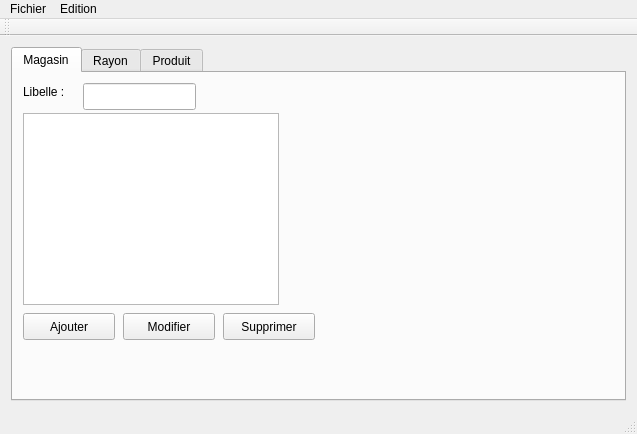
<?xml version="1.0" encoding="UTF-8"?>
<ui version="4.0">
 <class>MainWindow</class>
 <widget class="QMainWindow" name="MainWindow">
  <property name="geometry">
   <rect>
    <x>0</x>
    <y>0</y>
    <width>637</width>
    <height>434</height>
   </rect>
  </property>
  <property name="windowTitle">
   <string>MainWindow</string>
  </property>
  <widget class="QWidget" name="centralWidget">
   <layout class="QGridLayout" name="gridLayout">
    <item row="0" column="0">
     <widget class="QTabWidget" name="tabWidgetAction">
      <property name="currentIndex">
       <number>0</number>
      </property>
      <widget class="QWidget" name="tab">
       <attribute name="title">
        <string>Magasin</string>
       </attribute>
       <widget class="QLabel" name="label">
        <property name="geometry">
         <rect>
          <x>10</x>
          <y>10</y>
          <width>59</width>
          <height>17</height>
         </rect>
        </property>
        <property name="text">
         <string>Libelle :</string>
        </property>
       </widget>
       <widget class="QLineEdit" name="lineEditSearchMagasinLibelle">
        <property name="geometry">
         <rect>
          <x>70</x>
          <y>10</y>
          <width>113</width>
          <height>27</height>
         </rect>
        </property>
       </widget>
       <widget class="QTableView" name="tableViewMagasin">
        <property name="geometry">
         <rect>
          <x>10</x>
          <y>40</y>
          <width>256</width>
          <height>192</height>
         </rect>
        </property>
        <property name="alternatingRowColors">
         <bool>true</bool>
        </property>
        <property name="selectionBehavior">
         <enum>QAbstractItemView::SelectRows</enum>
        </property>
       </widget>
       <widget class="QPushButton" name="pushButtonMagasinAjouter">
        <property name="geometry">
         <rect>
          <x>10</x>
          <y>240</y>
          <width>92</width>
          <height>27</height>
         </rect>
        </property>
        <property name="text">
         <string>Ajouter</string>
        </property>
       </widget>
       <widget class="QPushButton" name="pushButtonMagasinModifier">
        <property name="enabled">
         <bool>true</bool>
        </property>
        <property name="geometry">
         <rect>
          <x>110</x>
          <y>240</y>
          <width>92</width>
          <height>27</height>
         </rect>
        </property>
        <property name="text">
         <string>Modifier</string>
        </property>
       </widget>
       <widget class="QPushButton" name="pushButtonMagasinSupprimer">
        <property name="enabled">
         <bool>true</bool>
        </property>
        <property name="geometry">
         <rect>
          <x>210</x>
          <y>240</y>
          <width>92</width>
          <height>27</height>
         </rect>
        </property>
        <property name="text">
         <string>Supprimer</string>
        </property>
       </widget>
      </widget>
      <widget class="QWidget" name="tab_2">
       <attribute name="title">
        <string>Rayon</string>
       </attribute>
       <widget class="QLineEdit" name="lineEditSearchRayonLibelle">
        <property name="geometry">
         <rect>
          <x>110</x>
          <y>10</y>
          <width>113</width>
          <height>27</height>
         </rect>
        </property>
       </widget>
       <widget class="QLabel" name="label_2">
        <property name="geometry">
         <rect>
          <x>20</x>
          <y>20</y>
          <width>59</width>
          <height>17</height>
         </rect>
        </property>
        <property name="text">
         <string>Libelle :</string>
        </property>
       </widget>
       <widget class="QTableView" name="tableViewRayon">
        <property name="geometry">
         <rect>
          <x>20</x>
          <y>50</y>
          <width>256</width>
          <height>192</height>
         </rect>
        </property>
        <property name="alternatingRowColors">
         <bool>true</bool>
        </property>
        <property name="selectionBehavior">
         <enum>QAbstractItemView::SelectRows</enum>
        </property>
       </widget>
       <widget class="QPushButton" name="pushButtonRayonAjouter">
        <property name="geometry">
         <rect>
          <x>10</x>
          <y>250</y>
          <width>92</width>
          <height>27</height>
         </rect>
        </property>
        <property name="text">
         <string>Ajouter</string>
        </property>
       </widget>
       <widget class="QPushButton" name="pushButtonRayonModifier">
        <property name="geometry">
         <rect>
          <x>110</x>
          <y>250</y>
          <width>92</width>
          <height>27</height>
         </rect>
        </property>
        <property name="text">
         <string>Modifier</string>
        </property>
       </widget>
       <widget class="QPushButton" name="pushButtonRayonSupprimer">
        <property name="geometry">
         <rect>
          <x>210</x>
          <y>250</y>
          <width>92</width>
          <height>27</height>
         </rect>
        </property>
        <property name="text">
         <string>Supprimer</string>
        </property>
       </widget>
      </widget>
      <widget class="QWidget" name="tab_3">
       <attribute name="title">
        <string>Produit</string>
       </attribute>
       <widget class="QLabel" name="label_3">
        <property name="geometry">
         <rect>
          <x>10</x>
          <y>20</y>
          <width>59</width>
          <height>17</height>
         </rect>
        </property>
        <property name="text">
         <string>Libelle :</string>
        </property>
       </widget>
       <widget class="QLabel" name="label_4">
        <property name="geometry">
         <rect>
          <x>250</x>
          <y>20</y>
          <width>59</width>
          <height>17</height>
         </rect>
        </property>
        <property name="text">
         <string>Rayon :</string>
        </property>
       </widget>
       <widget class="QLineEdit" name="lineEditSearchProduitLibelle">
        <property name="geometry">
         <rect>
          <x>100</x>
          <y>10</y>
          <width>113</width>
          <height>27</height>
         </rect>
        </property>
       </widget>
       <widget class="QPushButton" name="pushButtonProduitAjouter">
        <property name="geometry">
         <rect>
          <x>10</x>
          <y>260</y>
          <width>92</width>
          <height>27</height>
         </rect>
        </property>
        <property name="text">
         <string>Ajouter</string>
        </property>
       </widget>
       <widget class="QPushButton" name="pushButtonProduitModifier">
        <property name="geometry">
         <rect>
          <x>110</x>
          <y>260</y>
          <width>92</width>
          <height>27</height>
         </rect>
        </property>
        <property name="text">
         <string>Modifier</string>
        </property>
       </widget>
       <widget class="QPushButton" name="pushButtonProduitSupprimer">
        <property name="geometry">
         <rect>
          <x>210</x>
          <y>260</y>
          <width>92</width>
          <height>27</height>
         </rect>
        </property>
        <property name="text">
         <string>Supprimer</string>
        </property>
       </widget>
       <widget class="QTableView" name="tableViewProduit">
        <property name="geometry">
         <rect>
          <x>20</x>
          <y>50</y>
          <width>256</width>
          <height>192</height>
         </rect>
        </property>
        <property name="alternatingRowColors">
         <bool>true</bool>
        </property>
        <property name="selectionBehavior">
         <enum>QAbstractItemView::SelectRows</enum>
        </property>
       </widget>
       <widget class="ComboBoxRayon" name="comboBoxSearchProduitRayon">
        <property name="geometry">
         <rect>
          <x>310</x>
          <y>20</y>
          <width>181</width>
          <height>27</height>
         </rect>
        </property>
       </widget>
      </widget>
     </widget>
    </item>
   </layout>
  </widget>
  <widget class="QMenuBar" name="menuBar">
   <property name="geometry">
    <rect>
     <x>0</x>
     <y>0</y>
     <width>637</width>
     <height>25</height>
    </rect>
   </property>
   <widget class="QMenu" name="menuFichier">
    <property name="title">
     <string>Fichier</string>
    </property>
    <addaction name="actionQuitter"/>
   </widget>
   <widget class="QMenu" name="menuEdition">
    <property name="title">
     <string>Edition</string>
    </property>
    <addaction name="actionMagasin"/>
    <addaction name="actionRayon"/>
    <addaction name="actionProduit"/>
   </widget>
   <addaction name="menuFichier"/>
   <addaction name="menuEdition"/>
  </widget>
  <widget class="QToolBar" name="mainToolBar">
   <attribute name="toolBarArea">
    <enum>TopToolBarArea</enum>
   </attribute>
   <attribute name="toolBarBreak">
    <bool>false</bool>
   </attribute>
  </widget>
  <widget class="QStatusBar" name="statusBar"/>
  <action name="actionQuitter">
   <property name="text">
    <string>Quitter</string>
   </property>
  </action>
  <action name="actionMagasin">
   <property name="text">
    <string>Magasin</string>
   </property>
  </action>
  <action name="actionRayon">
   <property name="text">
    <string>Rayon</string>
   </property>
  </action>
  <action name="actionProduit">
   <property name="text">
    <string>Produit</string>
   </property>
  </action>
 </widget>
 <layoutdefault spacing="6" margin="11"/>
 <customwidgets>
  <customwidget>
   <class>ComboBoxRayon</class>
   <extends>QComboBox</extends>
   <header>comboboxrayon.h</header>
  </customwidget>
 </customwidgets>
 <resources/>
 <connections/>
</ui>
